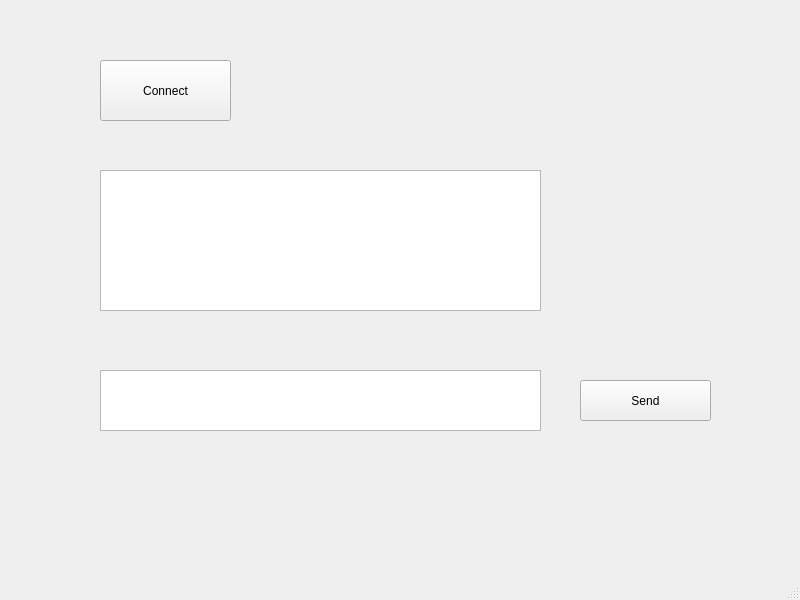
<?xml version="1.0" encoding="UTF-8"?>
<ui version="4.0">
 <class>MainWindow</class>
 <widget class="QMainWindow" name="MainWindow">
  <property name="geometry">
   <rect>
    <x>0</x>
    <y>0</y>
    <width>800</width>
    <height>600</height>
   </rect>
  </property>
  <property name="windowTitle">
   <string>MainWindow</string>
  </property>
  <property name="styleSheet">
   <string notr="true"/>
  </property>
  <widget class="QWidget" name="centralwidget">
   <widget class="QPushButton" name="btn_conectar">
    <property name="geometry">
     <rect>
      <x>100</x>
      <y>60</y>
      <width>131</width>
      <height>61</height>
     </rect>
    </property>
    <property name="text">
     <string>Connect</string>
    </property>
   </widget>
   <widget class="QPushButton" name="btn_enviar">
    <property name="geometry">
     <rect>
      <x>580</x>
      <y>380</y>
      <width>131</width>
      <height>41</height>
     </rect>
    </property>
    <property name="text">
     <string>Send</string>
    </property>
   </widget>
   <widget class="QTextEdit" name="txt_send">
    <property name="geometry">
     <rect>
      <x>100</x>
      <y>370</y>
      <width>441</width>
      <height>61</height>
     </rect>
    </property>
   </widget>
   <widget class="QTextBrowser" name="txt_recv">
    <property name="geometry">
     <rect>
      <x>100</x>
      <y>170</y>
      <width>441</width>
      <height>141</height>
     </rect>
    </property>
   </widget>
  </widget>
  <widget class="QMenuBar" name="menubar">
   <property name="geometry">
    <rect>
     <x>0</x>
     <y>0</y>
     <width>800</width>
     <height>21</height>
    </rect>
   </property>
  </widget>
  <widget class="QStatusBar" name="statusbar"/>
 </widget>
 <resources/>
 <connections/>
</ui>
